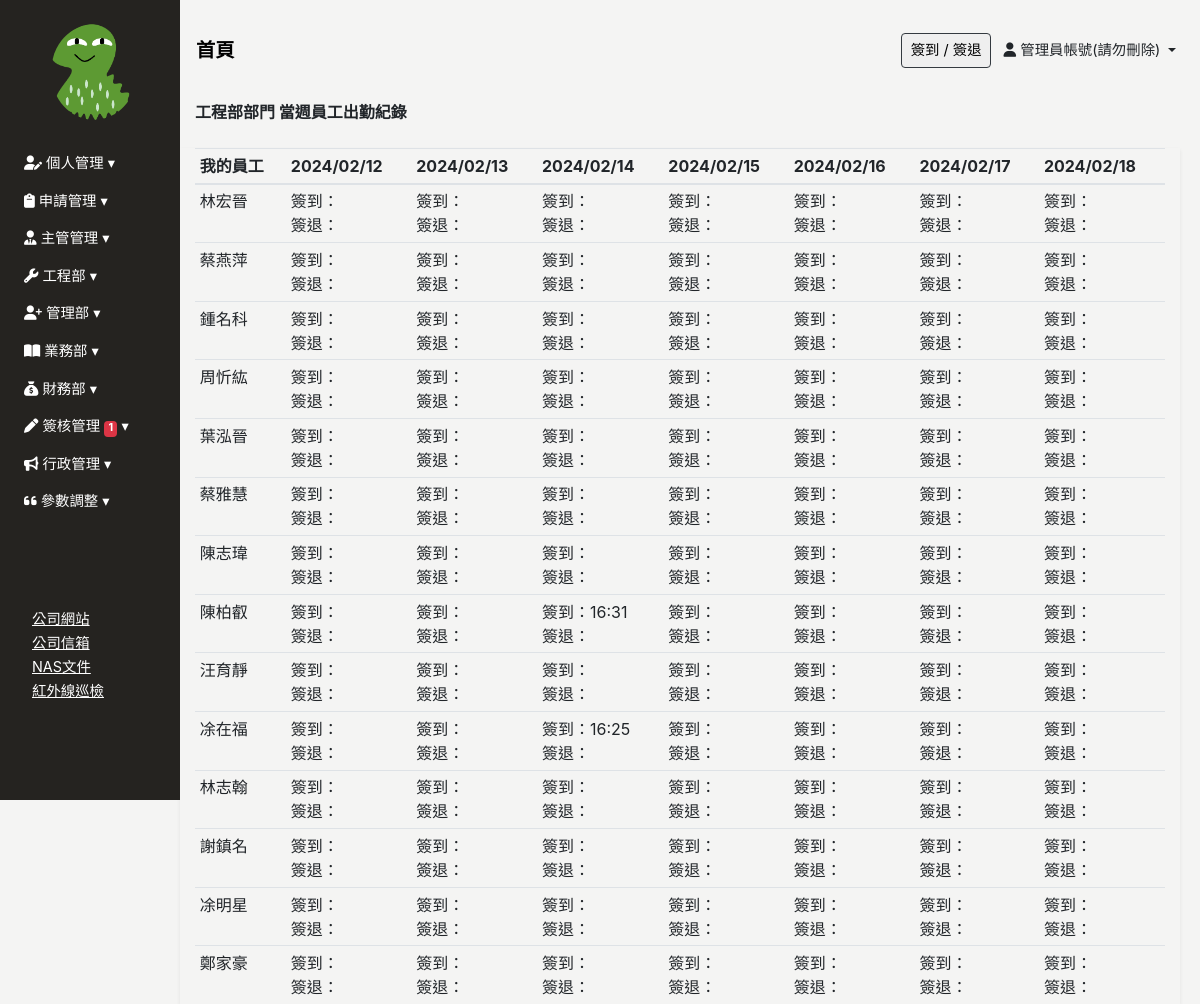
The page /director_Index (signed in) on the database its author committed.
### Backend/models.py (models this page shows, shortened)
class ModifiedModel(models.Model):
    modified_by = models.ForeignKey("Employee", on_delete=models.SET_NULL, null=True, blank=True)
    created_date = models.DateField(default=timezone.now,verbose_name='建立日期')
    update_date = models.DateField(auto_now=True, verbose_name='更新日期')
    class Meta:
        abstract = True

class Employee(ModifiedModel):
    GENDER_CHOICES = [
        ('M', '男'),
        ('F', '女'),
    ]
    BLOOD_TYPE_CHOICES = [
        ('A', 'A型'),
        ('B', 'B型'),
        ('AB','AB型'),
        ('O', 'O型'),
    ]
    MARITAL_STATUS_CHOICES = [
        ('M', '已婚'),
        ('S', '未婚'),
        ('D', '離異'),
    ]
    MILITARY_STATUS_CHOICES = [
        ('M', '義務役'),
        ('E', '免服役'),
        ('A', '替代役'),
    ]
    user = models.OneToOneField(User, null=True, blank=True, on_delete=models.CASCADE)
    profile_image = models.ImageField(upload_to='employee_profile/', blank=True, null=True, default='employee_profile/default_profile.png', verbose_name='員工照片')
    location_city = models.CharField(max_length=4, choices=LOCATION_CHOICES, null=True, blank=True, verbose_name='居住城市(用於計算)')
    uploaded_files = models.ManyToManyField(UploadedFile,blank=True,  related_name="userfile")
    annualleaves = models.ManyToManyField(AnnualLeave,blank=True,  related_name="AnnualLeave_user")
    full_name = models.CharField(max_length=30, null=True, blank=True, verbose_name='員工名稱')
    employee_id	 = models.CharField(max_length=30, blank=True,verbose_name='員工編號')
    departments = models.ForeignKey('Department', on_delete=models.SET_NULL, blank=True, null=True, related_name='employees', verbose_name='部門名稱')# 你可以通过department.employees.all()访问一个部门的所有员工。
    position = models.CharField(max_length=30, null=True, blank=True, verbose_name='職稱')
    phone_number = models.CharField(max_length=20, null=True, blank=True,verbose_name='手機號碼')
    contact_number = models.CharField(max_length=20, null=True, blank=True,verbose_name='聯絡電話(報價單顯示)')
    start_work_date = models.DateField(null=True, blank=True, verbose_name='到職日期')
    id_number = models.CharField(max_length=20, null=True, blank=True, verbose_name='身份證字號')
    birthday = models.DateField(null=True, blank=True, verbose_name='出生日期')
    gender = models.CharField(max_length=1, choices=GENDER_CHOICES, null=True, blank=True, verbose_name='性別')
    blood_type = models.CharField(max_length=2, choices=BLOOD_TYPE_CHOICES, null=True, blank=True, verbose_name='血型')
    birth_place = models.CharField(max_length=100, null=True, blank=True, verbose_name='出生地')
    marital_status = models.CharField(max_length=1, choices=MARITAL_STATUS_CHOICES, null=True, blank=True, verbose_name='婚姻狀況')
    military_status = models.CharField(max_length=1, choices=MILITARY_STATUS_CHOICES, null=True, blank=True, verbose_name='兵役狀況')
    permanent_address = models.CharField(max_length=50, null=True, blank=True, verbose_name='戶籍地址')
    current_address_city = models.CharField(max_length=50, null=True, blank=True, verbose_name='現居地址縣市')
    current_address = models.CharField(max_length=50, null=True, blank=True, verbose_name='現居地址')
    location = models.CharField(max_length=50, null=True, blank=True, verbose_name='所在地')
    company_email = models.EmailField(null=True, blank=True, verbose_name='公司E_Mail')
    personal_email = models.EmailField(null=True, blank=True, verbose_name='個人E_Mail(報價單顯示)')
    emergency_contact = models.CharField(max_length=50, null=True, blank=True, verbose_name='緊急聯絡人1')
    emergency_contact_relations = models.CharField(max_length=50, null=True, blank=True, verbose_name='關係1')
    emergency_contact_phone = models.CharField(max_length=20, null=True, blank=True, verbose_name='聯絡人電話1')
    default_salary = models.PositiveIntegerField(default=26000, null=True, blank=True, verbose_name="基本薪資")
    job_addition = models.PositiveIntegerField(default=0, null=True, blank=True, verbose_name="職務加給")
    phone_addition = models.PositiveIntegerField(default=0, null=True, blank=True, verbose_name="手機加給")
    certificates_addition = models.PositiveIntegerField(default=0, null=True, blank=True, verbose_name="證照加給")
    labor_protection = models.PositiveIntegerField(default=0, null=True, blank=True, verbose_name="勞保級距")
    health_insurance = models.PositiveIntegerField(default=0, null=True, blank=True, verbose_name="健保級距")
    labor_pension_moeny = models.PositiveIntegerField(default=6, null=True, blank=True, verbose_name="勞退級距")
    labor_pension = models.PositiveIntegerField(default=6, null=True, blank=True, verbose_name="勞退比例(%)")
    class Meta:
        verbose_name = "員工"   # 單數
        verbose_name_plural = verbose_name   #複數

class Department(ModifiedModel):
    COMPANY_CHOICES = [
        ('艾力克電機', '艾力克電機'),
        ('維景', '維景'),
    ]
    belong_to_company =models.CharField(max_length=20,choices=COMPANY_CHOICES, null=True, blank=True,verbose_name="所屬公司")
    parent_department  = models.ForeignKey('self',max_length=30,  on_delete=models.SET_NULL, null=True, blank=True, verbose_name='上層部門')
    department_name = models.CharField(max_length=30, null=True, blank=True,verbose_name='部門名稱')
    department_id = models.CharField(max_length=20, null=True, blank=True,verbose_name='部門編號')
    def get_all_subdepartments(self):
        subdepartments = []
        for subdepartment in Department.objects.filter(parent_department=self):
            subdepartments.append(subdepartment)
            subdepartments.extend(subdepartment.get_all_subdepartments())
        return subdepartments
    def get_all_employees(self):
        subdepartments = self.get_all_subdepartments()
        employees = Employee.objects.filter(departments__in=subdepartments, user__is_active=True)
        return employees
    class Meta:
        verbose_name = "部門"   # 單數
        verbose_name_plural = verbose_name   #複數

### Frontend/views.py (the view)
# urls.py: path('director_Index', login_required(views.Director_Index.as_view()), name="director_Index"),
class Director_Index(View):
    def get(self,request):
        current_employee = request.user.employee
        current_department = current_employee.departments
        other_employees = convent_employee(current_department.get_all_employees())
        show_data=[]
        for employee in other_employees:
            employee['clock_data'] = get_weekly_clock_data(employee['id'])
            if show_data==[]:
                for date in  employee['clock_data'] :
                    show_data.append(date)
        context= {"other_employees":other_employees,"show_data":show_data}
        return render(request, 'index/director_Index.html',context)

### Frontend/templates/index/director_Index.html (shortened to what this page needs)
{% extends 'base/base_dashboard.html' %}
{% block import %}
{% load static%}
{% endblock %}
{% load custom_tags %}
{% block main %}
<div class="main">
    <div class="container font-weight-bold mb-4">{{ request.user.employee.departments.department_name }}部門 當週員工出勤紀錄</div>
    <div class="container shadow-sm table-responsiv">
        <table class="table table-sm table-hover">
            <thead>
                <tr class="text-nowrap">
                    <th>我的員工</th>
                        {% for date in show_data %}
                            <th>{{ date.day }}</th>
                        {% endfor %}
                </tr>
            </thead>
            <tbody>
                {% for e in other_employees %}
                <tr>
                    <td>{{ e.full_name }}</td>
                    {% for date in e.clock_data %}
                    <td>
                        簽到：{{ date.checkin }}<br>
                        簽退：{{date.checkout}}
                    </td>
                    {% endfor %}
                </tr>
                {% endfor %}
            </tbody>
        </table>
    </div>
</div>
{% endblock %}

### Frontend/templates/base/sidebar.html (shortened to what this page needs)
{% load tz %}
{% load custom_tags %}
{% load static%}
<div class="sidebar pl-2 collapse width show" id="sidebarCollapse">
    <div class="sidebar-img w-50 mx-auto pt-4">
        <img src="{{ request.user.employee.profile_image.url }}" class="img-fluid" style="border-radius: 50%;object-fit: cover;" >
    </div>
    <ul class="nav flex-column mt-4" id="sidebarMenu">
        <li class="nav-item">
            <a class="nav-link collapsed" href="#" data-target="#calendarCollapse" data-toggle="collapse">
                <i class="fa-solid fa-user-pen" style="color: #ffffff;"></i> 個人管理
            </a>
        </li>
        <li class="nav-item">
            <a class="nav-link collapsed" href="#" data-target="#applicationCollapse" data-toggle="collapse">
                <i class="fa-solid fa-clipboard" style="color: #ffffff;"></i> 申請管理
            </a>
        </li>
        {% if user|in_group_T_or_F:"主管" or pass_test_func %}
        <li class="nav-item">
            <a class="nav-link collapsed" href="#" data-target="#directorCollapse" data-toggle="collapse"
                aria-expanded="false" aria-controls="directorCollapse">
                <i class="fa-solid fa-user-tie" style="color: #ffffff;"></i> 主管管理
            </a>
        </li>
        {% endif %}
        {% if user|in_group_T_or_F:"工程" or pass_test_func %}
        <li class="nav-item">
            <a class="nav-link collapsed" href="#" data-target="#engineerCollapse" data-toggle="collapse"
                aria-expanded="false" aria-controls="engineerCollapse">
                <i class="fa-solid fa-wrench" style="color: #ffffff;"></i> 工程部
            </a>
        </li>
        {% endif %}
        {% if user|in_group_T_or_F:"簽核流程管理" or user|in_group_T_or_F:"管理部" or user|in_group_T_or_F:"員工出勤" or pass_test_func %}
        <li class="nav-item">
            <a class="nav-link collapsed" href="#" data-target="#personnelCollapse" data-toggle="collapse"
                aria-expanded="false" aria-controls="personnelCollapse">
                <i class="fa-solid fa-user-plus" style="color: #ffffff;"></i> 管理部
            </a>
        </li>
        {% endif %}
        {% if user|in_group_T_or_F:"業務" or pass_test_func %}
        <li class="nav-item">
            <a class="nav-link collapsed" href="#" data-target="#salesCollapse" data-toggle="collapse"
                aria-expanded="false" aria-controls="salesCollapse">
                <i class="fa-solid fa-book-open" style="color: #ffffff;"></i> 業務部
            </a>
        </li>
        {% endif %}
        {% if user|in_group_T_or_F:"財務部" or pass_test_func %}
        <li class="nav-item">
            <a class="nav-link collapsed" href="#financialCollapse" data-toggle="collapse" aria-expanded="false"
                aria-controls="financialCollapse">
                <i class="fa-solid fa-sack-dollar" style="color: #ffffff;"></i> 財務部
            </a>
        </li>
        {% endif %}
        <li class="nav-item">
            <a class="nav-link collapsed" href="#approvalCollapse" data-toggle="collapse" aria-expanded="false"
                aria-controls="approvalCollapse">
                <i class="fa-solid fa-pen" style="color: #ffffff;"></i> 簽核管理
                {% if approval_count > 0 %}
                <span class="badge badge-danger">{{ approval_count }}</span>
                {% endif %}
            </a>
        </li>
        {% if user|in_group_T_or_F:"公告" or pass_test_func %}
        <li class="nav-item">
            <a class="nav-link collapsed" href="#newsCollapse" data-toggle="collapse" aria-expanded="false"
                aria-controls="newsCollapse">
                <i class="fa-solid fa-bullhorn" style="color: #ffffff;"></i> 行政管理
            </a>
        </li>
        {% endif %}
        {% if pass_test_func or  user|in_group_T_or_F:"參數管理"  %}
        <li class="nav-item">
            <a class="nav-link collapsed" href="#OP" data-toggle="collapse" aria-expanded="false" aria-controls="OP">
                <i class="fa-solid fa-quote-left" style="color: #ffffff;"></i> 參數調整
            </a>
        </li>
        {% endif %}
        <li class="nav-item" style="margin-top: 50%;">
            <ul class="nav flex-column ml-4">
                <li>
                    <a href="https://web.hocom.tw/h/index?key=aqurz" type="button" style="text-decoration: underline;">公司網站</a>
                </li>
                <li>
                    <a href="http://211.75.230.86/webmail-cgi/XwebMail?_task=login&_remove=1" type="button" style="text-decoration: underline;">公司信箱</a>
                </li>
                <li>
                    <a href="https://211.75.230.87:5001/#/signin" type="button" style="text-decoration: underline;">NAS文件</a>
                </li>
                <li>
                    <a href="https://www.wgi.tw:5557/logout" type="button" style="text-decoration: underline;">紅外線巡檢</a>
                </li>
            </ul>
        </li>
    </ul>
</div>

### Frontend/templates/base/header.html (shortened to what this page needs)
<header class="d-flex justify-content-between align-items-center px-3">
    <div>
        <a href="{% url 'index' %}" style="color: #000; text-decoration: none;">
            <span class="font-weight-bold" style="font-size: clamp(1rem, 2vw, 1.2rem);">
                首頁
            </span>
        </a>
    </div>
    <div>
        <button type="button" class="display-none border border-dark rounded mr-2" data-toggle="modal" data-target="#clock-inout" @click="catchDateTime">
            簽到 / 簽退
        </button>
        <span class="display-none dropdown-toggle mr-2 employee_full_name" data-toggle="dropdown">
            <i class="fa-solid fa-user"></i> {{ request.user.employee.full_name }}
        </span>
    </div>
</header>
{% load static %}

### rows shown on the page
Employee: full_name "林宏晉"
Employee: full_name "蔡燕萍"
Employee: full_name "鍾名科"
Employee: full_name "周忻紘"
Employee: full_name "葉泓晉"
Employee: full_name "蔡雅慧"
Employee: full_name "陳志瑋"
Employee: full_name "陳柏叡"
Employee: full_name "汪育靜"
Employee: full_name "凃在福"
Employee: full_name "林志翰"
Employee: full_name "謝鎮名"
Employee: full_name "凃明星"
Employee: full_name "鄭家豪"

### other values the page prints
{{ approval_count }} "1"
{{ request.user.employee.full_name }} "管理員帳號(請勿刪除)"
{{ request.user.employee.departments.department_name }} "工程部"
{{ date.day }} "2024/02/12" "2024/02/13" "2024/02/14" "2024/02/15" "2024/02/16" "2024/02/17" "2024/02/18"
{{ date.checkin }} "16:31" "16:25"
